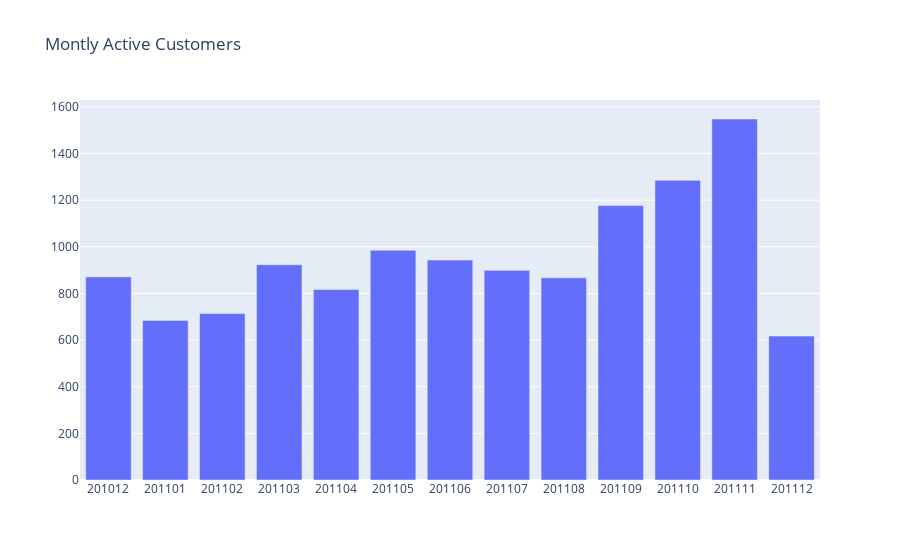

This figure's notebook cell:
### Code cell
#visualization - bar graph
plot_data = [
    go.Bar(
        x=tx_monthly_active['InvoiceYearMonth'],
        y=tx_monthly_active['CustomerID'],
    )
]

plot_layout = go.Layout(
        xaxis={"type": "category"},
        title='Montly Active Customers'
    )

fig = go.Figure(data=plot_data, layout=plot_layout)
pyoff.iplot(fig)

### Figure 1 — Plotly figure (JSON) as saved in the notebook; plotly's stock layout.template omitted (floating-point values rounded to 4 significant figures)
{"data": [{"type": "bar", "x": [201012, 201101, 201102, 201103, 201104, 201105, 201106, 201107, 201108, 201109, 201110, 201111, 201112], "y": [871, 684, 714, 923, 817, 985, 943, 899, 867, 1177, 1285, 1548, 617]}], "layout": {"title": {"text": "Montly Active Customers"}, "xaxis": {"type": "category"}}}
